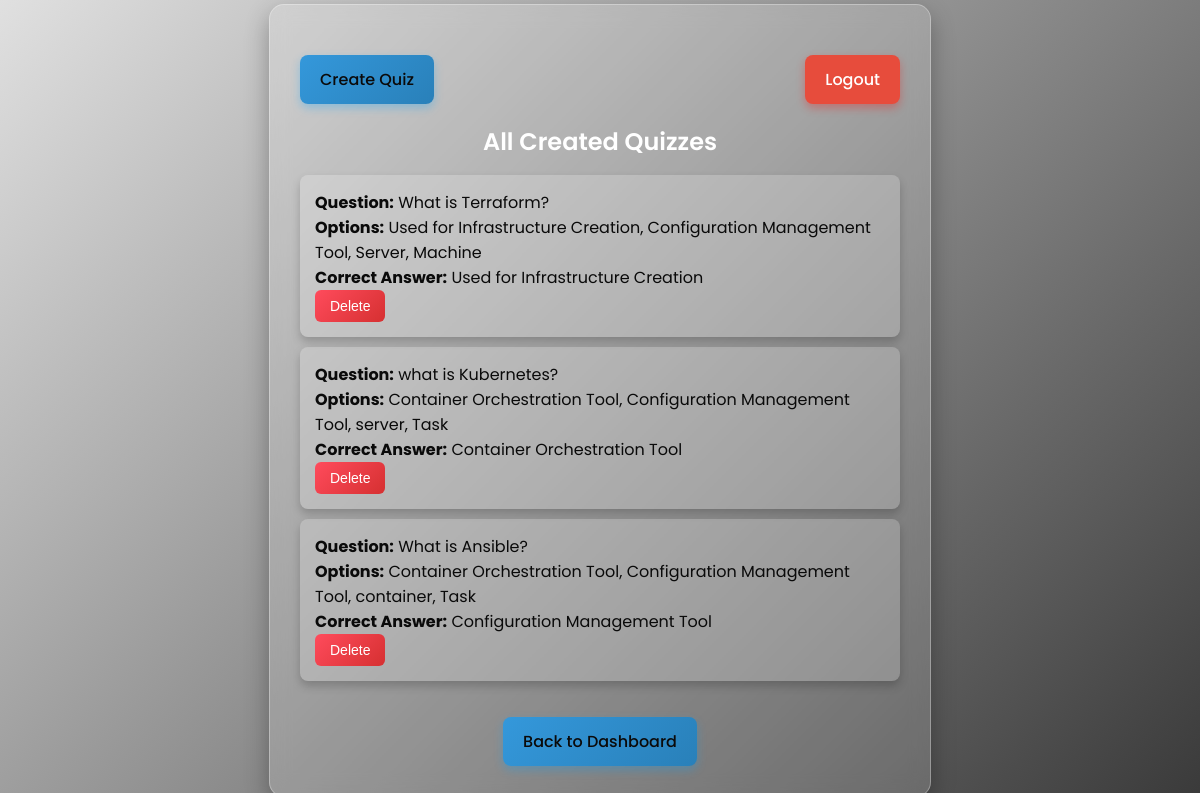
/view_quizzes, run on the app's committed database.
### app.py (models this page shows)
class Quiz(db.Model):
    id = db.Column(db.Integer, primary_key=True)
    question = db.Column(db.String(255), nullable=False)
    option1 = db.Column(db.String(100), nullable=False)
    option2 = db.Column(db.String(100), nullable=False)
    option3 = db.Column(db.String(100), nullable=False)
    option4 = db.Column(db.String(100), nullable=False)
    correct_answer = db.Column(db.String(100), nullable=False)
    topic_id = db.Column(db.Integer, db.ForeignKey('topic.id'), nullable=False)  # Make sure this is included

### app.py (the view)
@app.route('/view_quizzes')
def view_quizzes():
    quizzes = Quiz.query.all()  # Assuming you have a Quiz model
    return render_template('view_quizzes.html', quizzes=quizzes)

### templates/view_quizzes.html (shortened to what this page needs)
<!DOCTYPE html>
<html lang="en">
<head>
    <link rel="stylesheet" href="{{ url_for('static', filename='view_quizzes.css') }}">
</head>
<body>
    <div class="dashboard-container">
        <div class="top-buttons">
            <a href="{{ url_for('create_quiz') }}" class="btn create-quiz-btn">Create Quiz</a>
            <a href="{{ url_for('logout') }}" class="btn logout-btn">Logout</a>
        </div>
        <h2>All Created Quizzes</h2>
        {% if quizzes %}
            <ul>
                {% for quiz in quizzes %}
                    <li>
                        <strong>Question:</strong> {{ quiz.question }} <br>
                        <strong>Options:</strong> {{ quiz.option1 }}, {{ quiz.option2 }}, {{ quiz.option3 }}, {{ quiz.option4 }} <br>
                        <strong>Correct Answer:</strong> {{ quiz.correct_answer }} <br>
                        <form action="{{ url_for('delete_quiz', quiz_id=quiz.id) }}" method="POST" style="display:inline;">
                            <button type="submit" class="delete-btn">Delete</button>
                        </form>
                    </li>
                {% endfor %}
            </ul>
        {% else %}
            <p>No quizzes created yet.</p>
        {% endif %}
        <a href="{{ url_for('admin_dashboard') }}" class="btn">Back to Dashboard</a>
    </div>
</body>
</html>

### static/view_quizzes.css (style rules this page uses)
body { font-family: 'Poppins', sans-serif; background: linear-gradient(135deg, #e0e0e0, #3a3a3a); margin: 0; padding: 0; display: flex; justify-content: center; align-items: center; height: 100vh; }
.dashboard-container { background: rgba(255, 255, 255, 0.15); backdrop-filter: blur(10px); padding: 30px; border-radius: 15px; box-shadow: 0px 10px 25px rgba(0, 0, 0, 0.3); width: 600px; text-align: center; animation: fadeIn 0.6s ease-in-out; border: 1px solid rgba(255, 255, 255, 0.3); }
.top-buttons { display: flex; justify-content: space-between; margin-bottom: 20px; }
.btn { display: inline-block; padding: 12px 20px; text-decoration: none; font-size: 16px; font-weight: 500; border-radius: 8px; transition: all 0.3s ease-in-out; border: none; cursor: pointer; }
.create-quiz-btn { background: linear-gradient(135deg, #4CAF50, #2e8b57); color: white; box-shadow: 0px 4px 10px rgba(0, 128, 0, 0.3); }
.logout-btn { background: linear-gradient(135deg, #e74c3c, #c0392b); color: white; box-shadow: 0px 4px 10px rgba(255, 0, 0, 0.3); }
h2 { font-size: 24px; font-weight: 600; color: white; margin-bottom: 15px; }
ul { list-style: none; padding: 0; }
li { background: rgba(255, 255, 255, 0.2); padding: 15px; margin: 10px 0; border-radius: 8px; text-align: left; box-shadow: 0px 5px 10px rgba(0, 0, 0, 0.2); color: rgb(10, 10, 10); transition: transform 0.3s ease-in-out; }
.delete-btn { background: linear-gradient(135deg, #ff4b5c, #d63031); color: white; border: none; padding: 8px 15px; border-radius: 6px; font-size: 14px; font-weight: 500; cursor: pointer; transition: all 0.3s ease-in-out; }
.dashboard-container .btn { background: linear-gradient(135deg, #3498db, #2980b9); color: rgb(11, 10, 10); margin-top: 20px; box-shadow: 0px 4px 10px rgba(0, 162, 255, 0.3); }
.logout-btn { background: #e74c3c !important; color: white !important; box-shadow: 0px 4px 10px rgba(255, 0, 0, 0.3) !important; border: none !important; }

### data on the page
Quiz: question "What is Terraform?", option1 "Used for Infrastructure Creation", option2 "Configuration Management Tool", option3 "Server", option4 "Machine", correct_answer "Used for Infrastructure Creation"
Quiz: question "what is Kubernetes?", option1 "Container Orchestration Tool", option2 "Configuration Management Tool", option3 "server", option4 "Task", correct_answer "Container Orchestration Tool"
Quiz: question "What is Ansible?", option1 "Container Orchestration Tool", option2 "Configuration Management Tool", option3 "container", option4 "Task", correct_answer "Configuration Management Tool"
